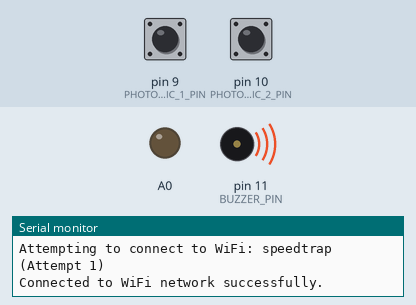
The sketch below on a simulated Arduino Uno, built with avr-gcc and run on an emulated ATmega328P. Parts: output pins drawn as LEDs (lit = HIGH), buzzer (waves = sounding), the last lines printed to the serial monitor. Inputs (shaded band) come from the test bench; at power-on: pin 9 (PHOTOELECTRIC_1_PIN) HIGH, pin 10 (PHOTOELECTRIC_2_PIN) HIGH. The modem accepts every AT command (registered, SIM ready, sends succeed) and sends nothing else.

Above: at 4.1 s.
At 7.4 s:
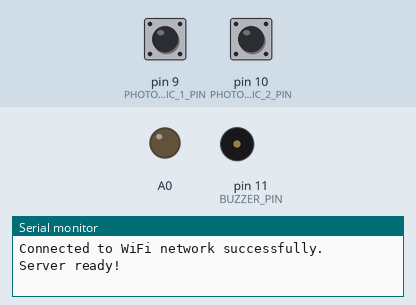
7.5 s: pin 9 (PHOTOELECTRIC_1_PIN) pulled LOW for 3.2 s
At 8.5 s:
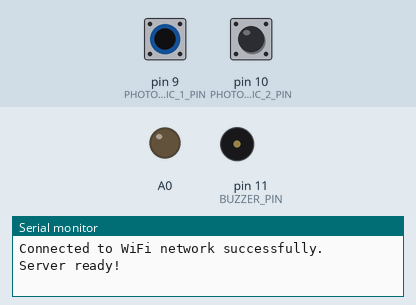
Timing chart, 0 to 11.2 s (numbered marks = the images above; inputs shaded):
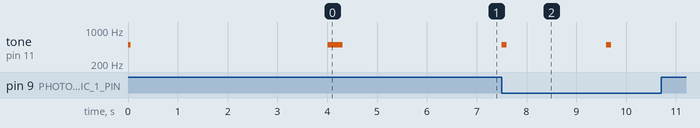

Measured:
- after the input at 7.5 s, tone on pin 11 (BUZZER_PIN): alternates 500 Hz for 0.10 s and silent for 2.0 s, 4 changes in all, then stays silent, starting at once

The sketch:

speedtrap.ino
```cpp
#include <SoftwareSerial.h>

const float PHOTOELECTRIC_DISTANCE_METERS = 1;
const int PHOTOELECTRIC_1_PIN = 9;
const int PHOTOELECTRIC_2_PIN = 10;
unsigned long PHOTOELECTRIC_1_MILLIS = 0;
unsigned long PHOTOELECTRIC_2_MILLIS = 0;
const int BUZZER_PIN = 11;
const int RESET_TIME_MILLIS = 2000;
bool ESP8266 = false;
SoftwareSerial ESPserial(2, 3); // RX, TX

void setup() {
  Serial.begin(115200);
  ESPserial.begin(115200);
  Serial.println("Starting...");
  pinMode(BUZZER_PIN, OUTPUT);
  tone(BUZZER_PIN, 500, 50);
  pinMode(A0, OUTPUT);
  pinMode(PHOTOELECTRIC_1_PIN, INPUT_PULLUP);
  pinMode(PHOTOELECTRIC_2_PIN, INPUT_PULLUP);
  //startLCD();
  if (initESP8266()) {
    // Set Wi-Fi mode to station only
    ESPserial.println("AT+CWMODE=1");
    unsigned long startTime = millis();
    while (millis() - startTime < 5000) {
      if (ESPserial.find("OK")) {
        Serial.println("Mode set to Station");
        break;
      }
    }

    if (connectToWiFi("speedtrap", "speedtrap")) {
      ESP8266 = true;
      ESPserial.println("AT+CIPMUX=1");
      delay(1000);
      // Get IP Address
      ESPserial.println("AT+CIFSR");
      delay(1000);
      Serial.println("Server ready!");
    }
  } else {
    Serial.println("ESP8266 initialization failed...");
  }
}

bool connectToWiFi(String ssid, String password) {
  int maxAttempts = 10; // Set the number of maximum attempts here
  for (int attempt = 1; attempt <= maxAttempts; attempt++) {
    Serial.print("Attempting to connect to WiFi: ");
    Serial.print(ssid);
    Serial.print(" (Attempt ");
    Serial.print(attempt);
    Serial.println(")");

    delay(2000);
    ESPserial.println("AT+CWJAP=\"" + ssid + "\",\"" + password + "\"");
    delay(1000);

    if (ESPserial.find("OK")) {
      Serial.println("Connected to WiFi network successfully.");
      alarm(100);
      delay(100);
      alarm(100);
      delay(100);
      alarm(100);
      return true;
    } else {
      Serial.println("Failed to connect, retrying...");
      delay(5000); // Wait 5 seconds before retrying to avoid rapid reconnection attempts
    }
  }
  Serial.println("Failed to connect to WiFi network after several attempts.");
}

bool initESP8266() {
  Serial.println("Initializing ESP8266...");
  delay(1000);
  ESPserial.println("AT");
  unsigned long startTime = millis();
  while (millis() - startTime < 10000) {
    if (ESPserial.find("OK")) {
      Serial.println("Module is responding.");
      return true;
    }
  }
  return false;
}

void backlight(bool enabled) {
  digitalWrite(A0, enabled);
}

double getSpeedKmh(double t) {
  return abs(metersToKilometers(PHOTOELECTRIC_DISTANCE_METERS) / millisToHours(t));
}

double metersToKilometers(double distanceMeters) {
  return distanceMeters / 1000.0;
}

double millisToHours(double milliseconds) {
  return milliseconds / 3600000.0;
}

void alarm(int milliseconds) {
  tone(BUZZER_PIN, 500, milliseconds);
}


void makeHttpPostRequest(double speed) {

  // Start an unsecured connection to the server on port 5000
  ESPserial.println("AT+CIPSTART=\"TCP\",\"192.168.1.200\",5000");
  delay(200);
  // Formulate the HTTP POST request
  String postData = "{\"speed\":" + String(speed,2) + "}";
  String httpRequest = "POST /speed HTTP/1.1\r\n";
  httpRequest += "Host: 192.168.1.102:5000\r\n";
  httpRequest += "Authorization: Basic YWRtaW46YW10\r\n"; // Base64 encoded "admin:amt"
  httpRequest += "Content-Type: application/json\r\n";
  httpRequest += "Content-Length: " + String(postData.length()) + "\r\n";
  httpRequest += "\r\n";
  httpRequest += postData;

  // Send the size of the request to the module
  ESPserial.println("AT+CIPSEND=" + String(httpRequest.length()));
  delay(200);
  /* startTime = millis(); // Reset the timer for waiting for the '>' prompt

  while (millis() - startTime < 200) { // Wait for 2 seconds for '>' prompt
    if (ESPserial.find(">")) {
      break; // Exit the loop if '>' prompt is received
    }
  }
 */
  // Send the actual HTTP request
  ESPserial.print(httpRequest);

 /*  startTime = millis(); // Reset the timer for waiting for the response
 */
 /*  while (millis() - startTime < 200) { // Wait for 3 seconds for a response
    if (ESPserial.available()) {
      String response = ESPserial.readString();
      Serial.println(response); // Print the response to the serial monitor
      break;
    }
  } */

  // Close the TCP connection
  //ESPserial.println("AT+CIPCLOSE");
}

/* bool waitForResponse(String expectedResponse, unsigned long timeoutMillis) {
  unsigned long startTime = millis();
  while (millis() - startTime < timeoutMillis) {
    if (ESPserial.find(expectedResponse.c_str())) {
      return true;
    }
  }
  return false;
}

void checkWiFiConnection() {
  ESPserial.println("AT+CWJAP?"); // Command to check Wi-Fi connection status
  if (!waitForResponse("OK", 5000)) {
    Serial.println("WiFi connection lost, attempting to reconnect...");
    ESP8266 = connectToWiFi("speedtrap", "speedtrap");
  }
} */

void loop() {

  //checkWiFiConnection();

  int read_1 = digitalRead(PHOTOELECTRIC_1_PIN);
  int read_2 = digitalRead(PHOTOELECTRIC_2_PIN);

  if (read_1 == LOW && PHOTOELECTRIC_1_MILLIS == 0) {
    PHOTOELECTRIC_1_MILLIS = millis();
    alarm(100);
    //debugRead(1);
  }

  if (read_2 == LOW && PHOTOELECTRIC_1_MILLIS != 0 && PHOTOELECTRIC_2_MILLIS == 0) {
    PHOTOELECTRIC_2_MILLIS = millis();
    alarm(100);
    //debugRead(2);
  }

  if (PHOTOELECTRIC_1_MILLIS != 0 && PHOTOELECTRIC_2_MILLIS != 0) {
    //clearRow(0);
    //lcd.setCursor(0, 0);
    if (ESP8266) {
      makeHttpPostRequest(getSpeedKmh(double(PHOTOELECTRIC_2_MILLIS - PHOTOELECTRIC_1_MILLIS)));
    }
    //lcd.print(speed);
    //delay(1000);
    PHOTOELECTRIC_1_MILLIS = 0;
    PHOTOELECTRIC_2_MILLIS = 0;
  }

  if (PHOTOELECTRIC_1_MILLIS != 0 && millis() - PHOTOELECTRIC_1_MILLIS > RESET_TIME_MILLIS) {
    PHOTOELECTRIC_1_MILLIS = 0;
    PHOTOELECTRIC_2_MILLIS = 0;
    //debugReset();
    delay(100);
  }

  /*
  if (PHOTOELECTRIC_2_MILLIS != 0 && millis() - PHOTOELECTRIC_2_MILLIS > RESET_TIME_MILLIS) {
    PHOTOELECTRIC_1_MILLIS = 0;
    PHOTOELECTRIC_2_MILLIS = 0;
    debugReset();
    delay(100);
  }
  */


}
```
